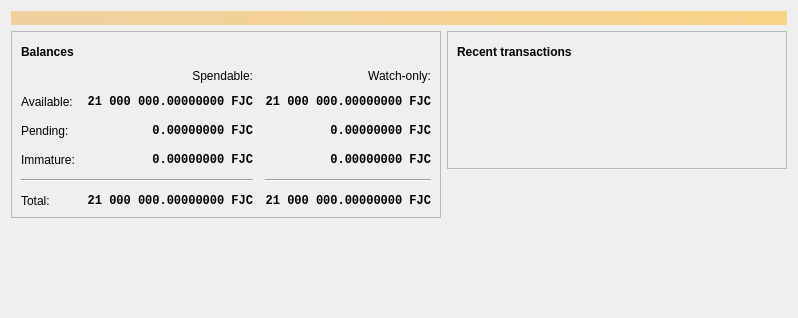
<?xml version="1.0" encoding="UTF-8"?>
<ui version="4.0">
 <class>OverviewPage</class>
 <widget class="QWidget" name="OverviewPage">
  <property name="geometry">
   <rect>
    <x>0</x>
    <y>0</y>
    <width>798</width>
    <height>318</height>
   </rect>
  </property>
  <property name="windowTitle">
   <string>Form</string>
  </property>
  <layout class="QVBoxLayout" name="topLayout">
   <item>
    <widget class="QLabel" name="labelAlerts">
     <property name="visible">
      <bool>false</bool>
     </property>
     <property name="styleSheet">
      <string notr="true">QLabel { background-color: qlineargradient(x1: 0, y1: 0, x2: 1, y2: 0, stop:0 #F0D0A0, stop:1 #F8D488); color:#000000; }</string>
     </property>
     <property name="wordWrap">
      <bool>true</bool>
     </property>
     <property name="margin">
      <number>3</number>
     </property>
     <property name="textInteractionFlags">
      <set>Qt::TextSelectableByMouse</set>
     </property>
    </widget>
   </item>
   <item>
    <layout class="QHBoxLayout" name="horizontalLayout" stretch="1,1">
     <item>
      <layout class="QVBoxLayout" name="verticalLayout_2">
       <item>
        <widget class="QFrame" name="frame">
         <property name="frameShape">
          <enum>QFrame::StyledPanel</enum>
         </property>
         <property name="frameShadow">
          <enum>QFrame::Raised</enum>
         </property>
         <layout class="QVBoxLayout" name="verticalLayout_4">
          <item>
           <layout class="QHBoxLayout" name="horizontalLayout_4">
            <item>
             <widget class="QLabel" name="label_5">
              <property name="font">
               <font>
                <weight>75</weight>
                <bold>true</bold>
               </font>
              </property>
              <property name="text">
               <string>Balances</string>
              </property>
             </widget>
            </item>
            <item>
             <widget class="QPushButton" name="labelWalletStatus">
              <property name="enabled">
               <bool>true</bool>
              </property>
              <property name="maximumSize">
               <size>
                <width>30</width>
                <height>16777215</height>
               </size>
              </property>
              <property name="toolTip">
               <string>The displayed information may be out of date. Your wallet automatically synchronizes with the Fujicoin network after a connection is established, but this process has not completed yet.</string>
              </property>
              <property name="text">
               <string/>
              </property>
              <property name="icon">
               <iconset resource="../fujicoin.qrc">
                <normaloff>:/icons/warning</normaloff>
                <disabledoff>:/icons/warning</disabledoff>:/icons/warning</iconset>
              </property>
              <property name="iconSize">
               <size>
                <width>24</width>
                <height>24</height>
               </size>
              </property>
              <property name="flat">
               <bool>true</bool>
              </property>
             </widget>
            </item>
            <item>
             <spacer name="horizontalSpacer_3">
              <property name="orientation">
               <enum>Qt::Horizontal</enum>
              </property>
              <property name="sizeHint" stdset="0">
               <size>
                <width>40</width>
                <height>20</height>
               </size>
              </property>
             </spacer>
            </item>
           </layout>
          </item>
          <item>
           <layout class="QGridLayout" name="gridLayout">
            <property name="spacing">
             <number>12</number>
            </property>
            <item row="2" column="2">
             <widget class="QLabel" name="labelWatchPending">
              <property name="font">
               <font>
                <family>Monospace</family>
                <weight>75</weight>
                <bold>true</bold>
               </font>
              </property>
              <property name="cursor">
               <cursorShape>IBeamCursor</cursorShape>
              </property>
              <property name="toolTip">
               <string>Unconfirmed transactions to watch-only addresses</string>
              </property>
              <property name="text">
               <string notr="true">0.00000000 FJC</string>
              </property>
              <property name="alignment">
               <set>Qt::AlignRight|Qt::AlignTrailing|Qt::AlignVCenter</set>
              </property>
              <property name="textInteractionFlags">
               <set>Qt::LinksAccessibleByMouse|Qt::TextSelectableByKeyboard|Qt::TextSelectableByMouse</set>
              </property>
             </widget>
            </item>
            <item row="2" column="1">
             <widget class="QLabel" name="labelUnconfirmed">
              <property name="font">
               <font>
                <family>Monospace</family>
                <weight>75</weight>
                <bold>true</bold>
               </font>
              </property>
              <property name="cursor">
               <cursorShape>IBeamCursor</cursorShape>
              </property>
              <property name="toolTip">
               <string>Total of transactions that have yet to be confirmed, and do not yet count toward the spendable balance</string>
              </property>
              <property name="text">
               <string notr="true">0.00000000 FJC</string>
              </property>
              <property name="alignment">
               <set>Qt::AlignRight|Qt::AlignTrailing|Qt::AlignVCenter</set>
              </property>
              <property name="textInteractionFlags">
               <set>Qt::LinksAccessibleByMouse|Qt::TextSelectableByKeyboard|Qt::TextSelectableByMouse</set>
              </property>
             </widget>
            </item>
            <item row="3" column="2">
             <widget class="QLabel" name="labelWatchImmature">
              <property name="font">
               <font>
                <family>Monospace</family>
                <weight>75</weight>
                <bold>true</bold>
               </font>
              </property>
              <property name="cursor">
               <cursorShape>IBeamCursor</cursorShape>
              </property>
              <property name="toolTip">
               <string>Mined balance in watch-only addresses that has not yet matured</string>
              </property>
              <property name="text">
               <string notr="true">0.00000000 FJC</string>
              </property>
              <property name="alignment">
               <set>Qt::AlignRight|Qt::AlignTrailing|Qt::AlignVCenter</set>
              </property>
              <property name="textInteractionFlags">
               <set>Qt::LinksAccessibleByMouse|Qt::TextSelectableByKeyboard|Qt::TextSelectableByMouse</set>
              </property>
             </widget>
            </item>
            <item row="4" column="0" colspan="2">
             <widget class="Line" name="line">
              <property name="orientation">
               <enum>Qt::Horizontal</enum>
              </property>
             </widget>
            </item>
            <item row="4" column="2">
             <widget class="Line" name="lineWatchBalance">
              <property name="sizePolicy">
               <sizepolicy hsizetype="Preferred" vsizetype="Fixed">
                <horstretch>0</horstretch>
                <verstretch>0</verstretch>
               </sizepolicy>
              </property>
              <property name="minimumSize">
               <size>
                <width>140</width>
                <height>0</height>
               </size>
              </property>
              <property name="orientation">
               <enum>Qt::Horizontal</enum>
              </property>
             </widget>
            </item>
            <item row="5" column="0">
             <widget class="QLabel" name="labelTotalText">
              <property name="text">
               <string>Total:</string>
              </property>
             </widget>
            </item>
            <item row="3" column="1">
             <widget class="QLabel" name="labelImmature">
              <property name="font">
               <font>
                <family>Monospace</family>
                <weight>75</weight>
                <bold>true</bold>
               </font>
              </property>
              <property name="cursor">
               <cursorShape>IBeamCursor</cursorShape>
              </property>
              <property name="toolTip">
               <string>Mined balance that has not yet matured</string>
              </property>
              <property name="text">
               <string notr="true">0.00000000 FJC</string>
              </property>
              <property name="alignment">
               <set>Qt::AlignRight|Qt::AlignTrailing|Qt::AlignVCenter</set>
              </property>
              <property name="textInteractionFlags">
               <set>Qt::LinksAccessibleByMouse|Qt::TextSelectableByKeyboard|Qt::TextSelectableByMouse</set>
              </property>
             </widget>
            </item>
            <item row="2" column="3">
             <spacer name="horizontalSpacer_2">
              <property name="orientation">
               <enum>Qt::Horizontal</enum>
              </property>
              <property name="sizeHint" stdset="0">
               <size>
                <width>40</width>
                <height>20</height>
               </size>
              </property>
             </spacer>
            </item>
            <item row="3" column="0">
             <widget class="QLabel" name="labelImmatureText">
              <property name="text">
               <string>Immature:</string>
              </property>
             </widget>
            </item>
            <item row="5" column="1">
             <widget class="QLabel" name="labelTotal">
              <property name="font">
               <font>
                <family>Monospace</family>
                <weight>75</weight>
                <bold>true</bold>
               </font>
              </property>
              <property name="cursor">
               <cursorShape>IBeamCursor</cursorShape>
              </property>
              <property name="toolTip">
               <string>Your current total balance</string>
              </property>
              <property name="text">
               <string notr="true">21 000 000.00000000 FJC</string>
              </property>
              <property name="alignment">
               <set>Qt::AlignRight|Qt::AlignTrailing|Qt::AlignVCenter</set>
              </property>
              <property name="textInteractionFlags">
               <set>Qt::LinksAccessibleByMouse|Qt::TextSelectableByKeyboard|Qt::TextSelectableByMouse</set>
              </property>
             </widget>
            </item>
            <item row="5" column="2">
             <widget class="QLabel" name="labelWatchTotal">
              <property name="font">
               <font>
                <family>Monospace</family>
                <weight>75</weight>
                <bold>true</bold>
               </font>
              </property>
              <property name="cursor">
               <cursorShape>IBeamCursor</cursorShape>
              </property>
              <property name="toolTip">
               <string>Current total balance in watch-only addresses</string>
              </property>
              <property name="text">
               <string notr="true">21 000 000.00000000 FJC</string>
              </property>
              <property name="alignment">
               <set>Qt::AlignRight|Qt::AlignTrailing|Qt::AlignVCenter</set>
              </property>
              <property name="textInteractionFlags">
               <set>Qt::LinksAccessibleByMouse|Qt::TextSelectableByKeyboard|Qt::TextSelectableByMouse</set>
              </property>
             </widget>
            </item>
            <item row="0" column="2">
             <widget class="QLabel" name="labelWatchonly">
              <property name="text">
               <string>Watch-only:</string>
              </property>
              <property name="alignment">
               <set>Qt::AlignRight|Qt::AlignTrailing|Qt::AlignVCenter</set>
              </property>
             </widget>
            </item>
            <item row="1" column="0">
             <widget class="QLabel" name="labelBalanceText">
              <property name="text">
               <string>Available:</string>
              </property>
             </widget>
            </item>
            <item row="1" column="1">
             <widget class="QLabel" name="labelBalance">
              <property name="font">
               <font>
                <family>Monospace</family>
                <weight>75</weight>
                <bold>true</bold>
               </font>
              </property>
              <property name="cursor">
               <cursorShape>IBeamCursor</cursorShape>
              </property>
              <property name="toolTip">
               <string>Your current spendable balance</string>
              </property>
              <property name="text">
               <string notr="true">21 000 000.00000000 FJC</string>
              </property>
              <property name="alignment">
               <set>Qt::AlignRight|Qt::AlignTrailing|Qt::AlignVCenter</set>
              </property>
              <property name="textInteractionFlags">
               <set>Qt::LinksAccessibleByMouse|Qt::TextSelectableByKeyboard|Qt::TextSelectableByMouse</set>
              </property>
             </widget>
            </item>
            <item row="1" column="2">
             <widget class="QLabel" name="labelWatchAvailable">
              <property name="font">
               <font>
                <family>Monospace</family>
                <weight>75</weight>
                <bold>true</bold>
               </font>
              </property>
              <property name="cursor">
               <cursorShape>IBeamCursor</cursorShape>
              </property>
              <property name="toolTip">
               <string>Your current balance in watch-only addresses</string>
              </property>
              <property name="text">
               <string notr="true">21 000 000.00000000 FJC</string>
              </property>
              <property name="alignment">
               <set>Qt::AlignRight|Qt::AlignTrailing|Qt::AlignVCenter</set>
              </property>
              <property name="textInteractionFlags">
               <set>Qt::LinksAccessibleByMouse|Qt::TextSelectableByKeyboard|Qt::TextSelectableByMouse</set>
              </property>
             </widget>
            </item>
            <item row="2" column="0">
             <widget class="QLabel" name="labelPendingText">
              <property name="text">
               <string>Pending:</string>
              </property>
             </widget>
            </item>
            <item row="0" column="1">
             <widget class="QLabel" name="labelSpendable">
              <property name="text">
               <string>Spendable:</string>
              </property>
              <property name="alignment">
               <set>Qt::AlignRight|Qt::AlignTrailing|Qt::AlignVCenter</set>
              </property>
             </widget>
            </item>
           </layout>
          </item>
         </layout>
        </widget>
       </item>
       <item>
        <spacer name="verticalSpacer">
         <property name="orientation">
          <enum>Qt::Vertical</enum>
         </property>
         <property name="sizeHint" stdset="0">
          <size>
           <width>20</width>
           <height>40</height>
          </size>
         </property>
        </spacer>
       </item>
      </layout>
     </item>
     <item>
      <layout class="QVBoxLayout" name="verticalLayout_3">
       <item>
        <widget class="QFrame" name="frame_2">
         <property name="frameShape">
          <enum>QFrame::StyledPanel</enum>
         </property>
         <property name="frameShadow">
          <enum>QFrame::Raised</enum>
         </property>
         <layout class="QVBoxLayout" name="verticalLayout">
          <item>
           <layout class="QHBoxLayout" name="horizontalLayout_2">
            <item>
             <widget class="QLabel" name="label_4">
              <property name="font">
               <font>
                <weight>75</weight>
                <bold>true</bold>
               </font>
              </property>
              <property name="text">
               <string>Recent transactions</string>
              </property>
             </widget>
            </item>
            <item>
             <widget class="QPushButton" name="labelTransactionsStatus">
              <property name="enabled">
               <bool>true</bool>
              </property>
              <property name="maximumSize">
               <size>
                <width>30</width>
                <height>16777215</height>
               </size>
              </property>
              <property name="toolTip">
               <string>The displayed information may be out of date. Your wallet automatically synchronizes with the Fujicoin network after a connection is established, but this process has not completed yet.</string>
              </property>
              <property name="text">
               <string/>
              </property>
              <property name="icon">
               <iconset resource="../fujicoin.qrc">
                <normaloff>:/icons/warning</normaloff>
                <disabledoff>:/icons/warning</disabledoff>:/icons/warning</iconset>
              </property>
              <property name="iconSize">
               <size>
                <width>24</width>
                <height>24</height>
               </size>
              </property>
              <property name="flat">
               <bool>true</bool>
              </property>
             </widget>
            </item>
            <item>
             <spacer name="horizontalSpacer">
              <property name="orientation">
               <enum>Qt::Horizontal</enum>
              </property>
              <property name="sizeHint" stdset="0">
               <size>
                <width>40</width>
                <height>20</height>
               </size>
              </property>
             </spacer>
            </item>
           </layout>
          </item>
          <item>
           <widget class="TransactionOverviewWidget" name="listTransactions">
            <property name="styleSheet">
             <string notr="true">QListView { background: transparent; }</string>
            </property>
            <property name="frameShape">
             <enum>QFrame::NoFrame</enum>
            </property>
            <property name="verticalScrollBarPolicy">
             <enum>Qt::ScrollBarAlwaysOff</enum>
            </property>
            <property name="horizontalScrollBarPolicy">
             <enum>Qt::ScrollBarAlwaysOff</enum>
            </property>
            <property name="sizeAdjustPolicy">
             <enum>QAbstractScrollArea::AdjustToContents</enum>
            </property>
            <property name="selectionMode">
             <enum>QAbstractItemView::NoSelection</enum>
            </property>
            <property name="uniformItemSizes">
             <bool>true</bool>
            </property>
           </widget>
          </item>
         </layout>
        </widget>
       </item>
       <item>
        <spacer name="verticalSpacer_2">
         <property name="orientation">
          <enum>Qt::Vertical</enum>
         </property>
         <property name="sizeHint" stdset="0">
          <size>
           <width>20</width>
           <height>40</height>
          </size>
         </property>
        </spacer>
       </item>
      </layout>
     </item>
    </layout>
   </item>
  </layout>
 </widget>
 <customwidgets>
  <customwidget>
   <class>TransactionOverviewWidget</class>
   <extends>QListView</extends>
   <header>qt/transactionoverviewwidget.h</header>
  </customwidget>
 </customwidgets>
 <resources/>
 <connections/>
</ui>
